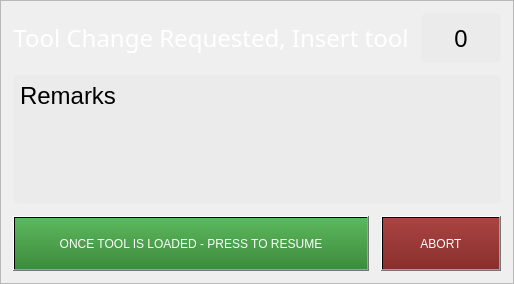
<?xml version="1.0" encoding="UTF-8"?>
<ui version="4.0">
 <class>Dialog</class>
 <widget class="QDialog" name="Dialog">
  <property name="windowModality">
   <enum>Qt::ApplicationModal</enum>
  </property>
  <property name="geometry">
   <rect>
    <x>0</x>
    <y>0</y>
    <width>480</width>
    <height>284</height>
   </rect>
  </property>
  <property name="windowTitle">
   <string>Manual Tool Change</string>
  </property>
  <property name="modal">
   <bool>true</bool>
  </property>
  <layout class="QHBoxLayout" name="horizontalLayout">
   <property name="spacing">
    <number>0</number>
   </property>
   <property name="leftMargin">
    <number>0</number>
   </property>
   <property name="topMargin">
    <number>0</number>
   </property>
   <property name="rightMargin">
    <number>0</number>
   </property>
   <property name="bottomMargin">
    <number>0</number>
   </property>
   <item>
    <widget class="QFrame" name="frame">
     <property name="styleSheet">
      <string notr="true">.QFrame {
    color: white;
    font-family: &quot;Bebas Kai&quot;;
    font-size: 16pt;
}

.QLabel {
    color: white;
    font-family: &quot;Bebas Kai&quot;;
    font-size: 18pt;    
}
</string>
     </property>
     <property name="frameShape">
      <enum>QFrame::StyledPanel</enum>
     </property>
     <property name="frameShadow">
      <enum>QFrame::Raised</enum>
     </property>
     <layout class="QGridLayout" name="gridLayout">
      <property name="leftMargin">
       <number>12</number>
      </property>
      <property name="topMargin">
       <number>12</number>
      </property>
      <property name="rightMargin">
       <number>12</number>
      </property>
      <property name="bottomMargin">
       <number>12</number>
      </property>
      <property name="spacing">
       <number>12</number>
      </property>
      <item row="3" column="1" colspan="2">
       <widget class="QLabel" name="lblToolRemark">
        <property name="sizePolicy">
         <sizepolicy hsizetype="Preferred" vsizetype="Expanding">
          <horstretch>0</horstretch>
          <verstretch>0</verstretch>
         </sizepolicy>
        </property>
        <property name="minimumSize">
         <size>
          <width>0</width>
          <height>60</height>
         </size>
        </property>
        <property name="styleSheet">
         <string notr="true">QLabel {
    border-style: transparent;
    border-color: rgb(235, 235, 235);
    border-width: 1px;
    border-radius: 5px;
    color: black;
    background: rgb(235, 235, 235);
	font: 75 16pt &quot;Bebas Kai&quot;;
}</string>
        </property>
        <property name="frameShape">
         <enum>QFrame::Box</enum>
        </property>
        <property name="frameShadow">
         <enum>QFrame::Plain</enum>
        </property>
        <property name="text">
         <string>Remarks</string>
        </property>
        <property name="alignment">
         <set>Qt::AlignLeading|Qt::AlignLeft|Qt::AlignTop</set>
        </property>
       </widget>
      </item>
      <item row="0" column="1">
       <widget class="QLabel" name="label_1">
        <property name="font">
         <font>
          <family>Bebas Kai</family>
          <pointsize>18</pointsize>
         </font>
        </property>
        <property name="text">
         <string>Tool Change Requested, Insert tool</string>
        </property>
        <property name="alignment">
         <set>Qt::AlignCenter</set>
        </property>
       </widget>
      </item>
      <item row="0" column="2">
       <widget class="QLabel" name="lblToolNumber">
        <property name="sizePolicy">
         <sizepolicy hsizetype="Preferred" vsizetype="Preferred">
          <horstretch>1</horstretch>
          <verstretch>0</verstretch>
         </sizepolicy>
        </property>
        <property name="minimumSize">
         <size>
          <width>80</width>
          <height>50</height>
         </size>
        </property>
        <property name="maximumSize">
         <size>
          <width>100</width>
          <height>16777215</height>
         </size>
        </property>
        <property name="font">
         <font>
          <family>Bebas Kai</family>
          <pointsize>19</pointsize>
          <weight>50</weight>
          <italic>false</italic>
          <bold>false</bold>
         </font>
        </property>
        <property name="styleSheet">
         <string notr="true">QLabel {
    border-style: transparent;
    border-color: rgb(235, 235, 235);
    border-width: 1px;
    border-radius: 5px;
    color: black;
    background: rgb(235, 235, 235);
	font: 19pt &quot;Bebas Kai&quot;;
}</string>
        </property>
        <property name="frameShape">
         <enum>QFrame::Box</enum>
        </property>
        <property name="text">
         <string>0</string>
        </property>
        <property name="alignment">
         <set>Qt::AlignCenter</set>
        </property>
       </widget>
      </item>
      <item row="4" column="1" colspan="2">
       <layout class="QHBoxLayout" name="buttonRow">
        <property name="spacing">
         <number>12</number>
        </property>
        <item>
         <widget class="QPushButton" name="btnDone">
          <property name="sizePolicy">
           <sizepolicy hsizetype="MinimumExpanding" vsizetype="MinimumExpanding">
            <horstretch>1</horstretch>
            <verstretch>0</verstretch>
           </sizepolicy>
          </property>
          <property name="minimumSize">
           <size>
            <width>0</width>
            <height>55</height>
           </size>
          </property>
          <property name="maximumSize">
           <size>
            <width>16777215</width>
            <height>55</height>
           </size>
          </property>
          <property name="styleSheet">
           <string notr="true">QPushButton {
    font: 75 14pt &quot;Bebas Kai&quot;;
    color: white;
    background: qlineargradient(x1:0, y1:0, x2:0, y2:1, stop:0 #5cb85c, stop:1 #3d8b3d);
}
QPushButton:pressed {
    background: #449d44;
}</string>
          </property>
          <property name="text">
           <string>ONCE TOOL IS LOADED - PRESS TO RESUME</string>
          </property>
         </widget>
        </item>
        <item>
         <widget class="QPushButton" name="btnAbort">
          <property name="sizePolicy">
           <sizepolicy hsizetype="Fixed" vsizetype="MinimumExpanding">
            <horstretch>0</horstretch>
            <verstretch>0</verstretch>
           </sizepolicy>
          </property>
          <property name="minimumSize">
           <size>
            <width>120</width>
            <height>55</height>
           </size>
          </property>
          <property name="maximumSize">
           <size>
            <width>140</width>
            <height>55</height>
           </size>
          </property>
          <property name="styleSheet">
           <string notr="true">QPushButton {
    font: 75 14pt &quot;Bebas Kai&quot;;
    color: white;
    padding-left: 12px;
    padding-right: 12px;
    background: qlineargradient(x1:0, y1:0, x2:0, y2:1, stop:0 #a94442, stop:1 #8a2f2d);
}
QPushButton:pressed {
    background: #c9302c;
}</string>
          </property>
          <property name="text">
           <string>ABORT</string>
          </property>
         </widget>
        </item>
       </layout>
      </item>
     </layout>
    </widget>
   </item>
  </layout>
 </widget>
 <resources/>
 <connections>
  <connection>
   <sender>btnDone</sender>
   <signal>clicked()</signal>
   <receiver>Dialog</receiver>
   <slot>accept()</slot>
   <hints>
    <hint type="sourcelabel">
     <x>64</x>
     <y>220</y>
    </hint>
    <hint type="destinationlabel">
     <x>31</x>
     <y>332</y>
    </hint>
   </hints>
  </connection>
 </connections>
</ui>
